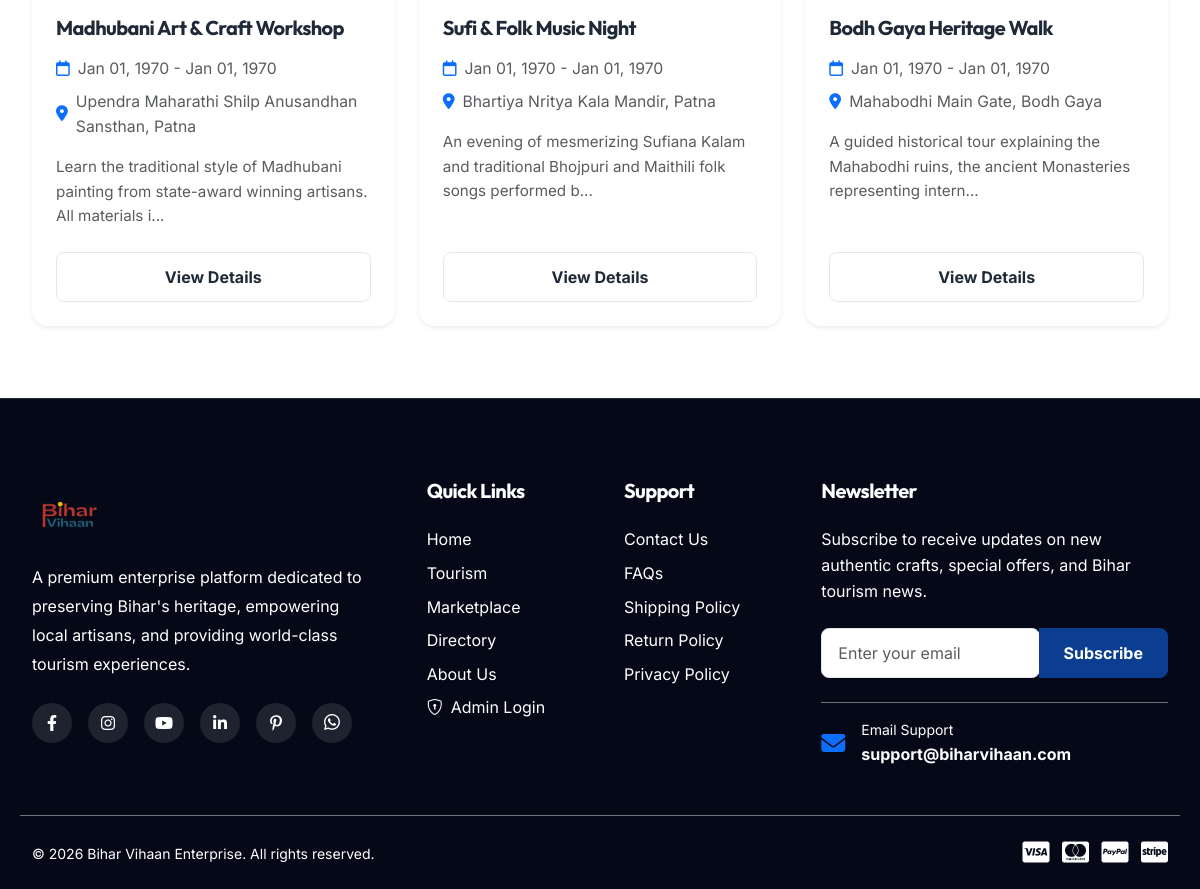
Before: /events (lower part) with the older database file.
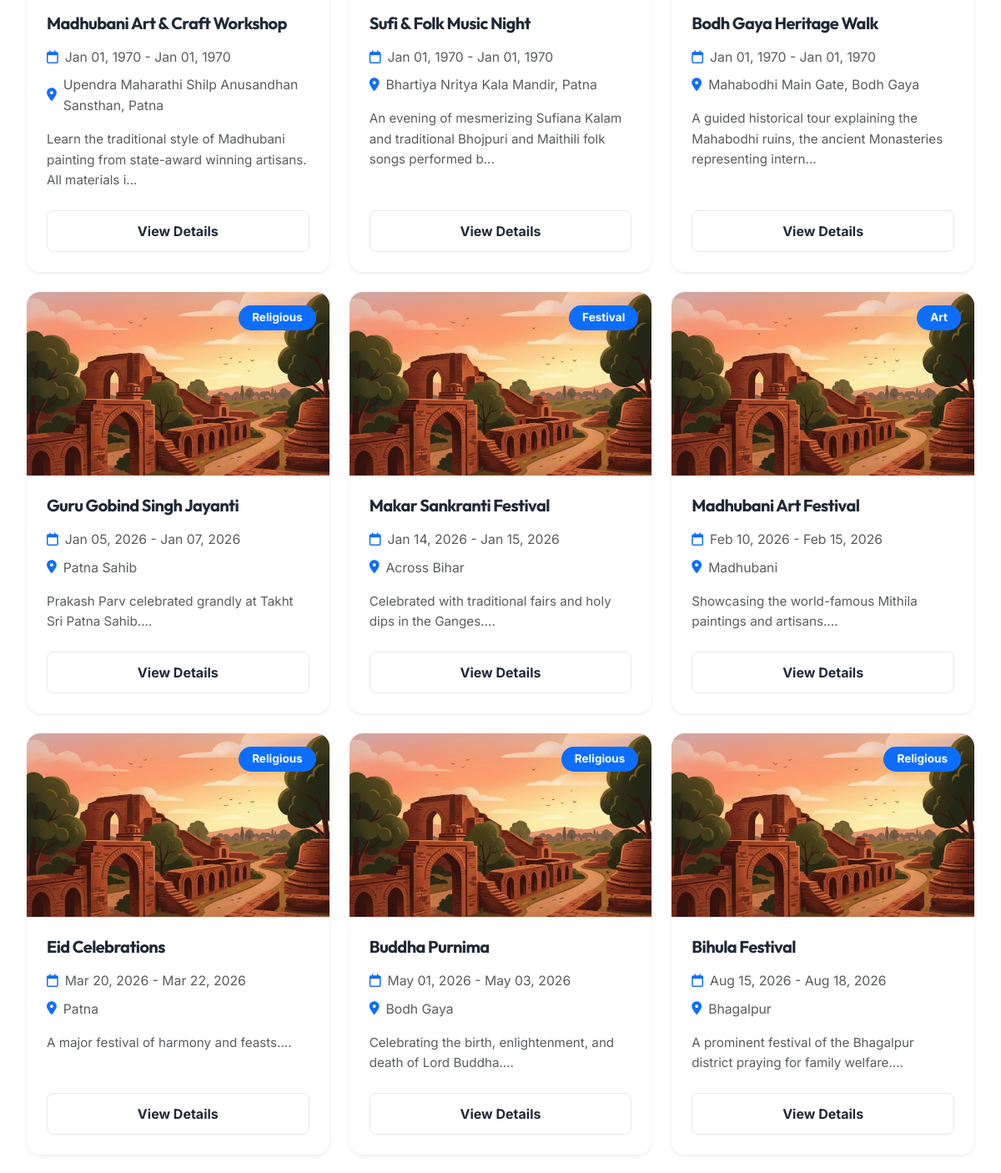
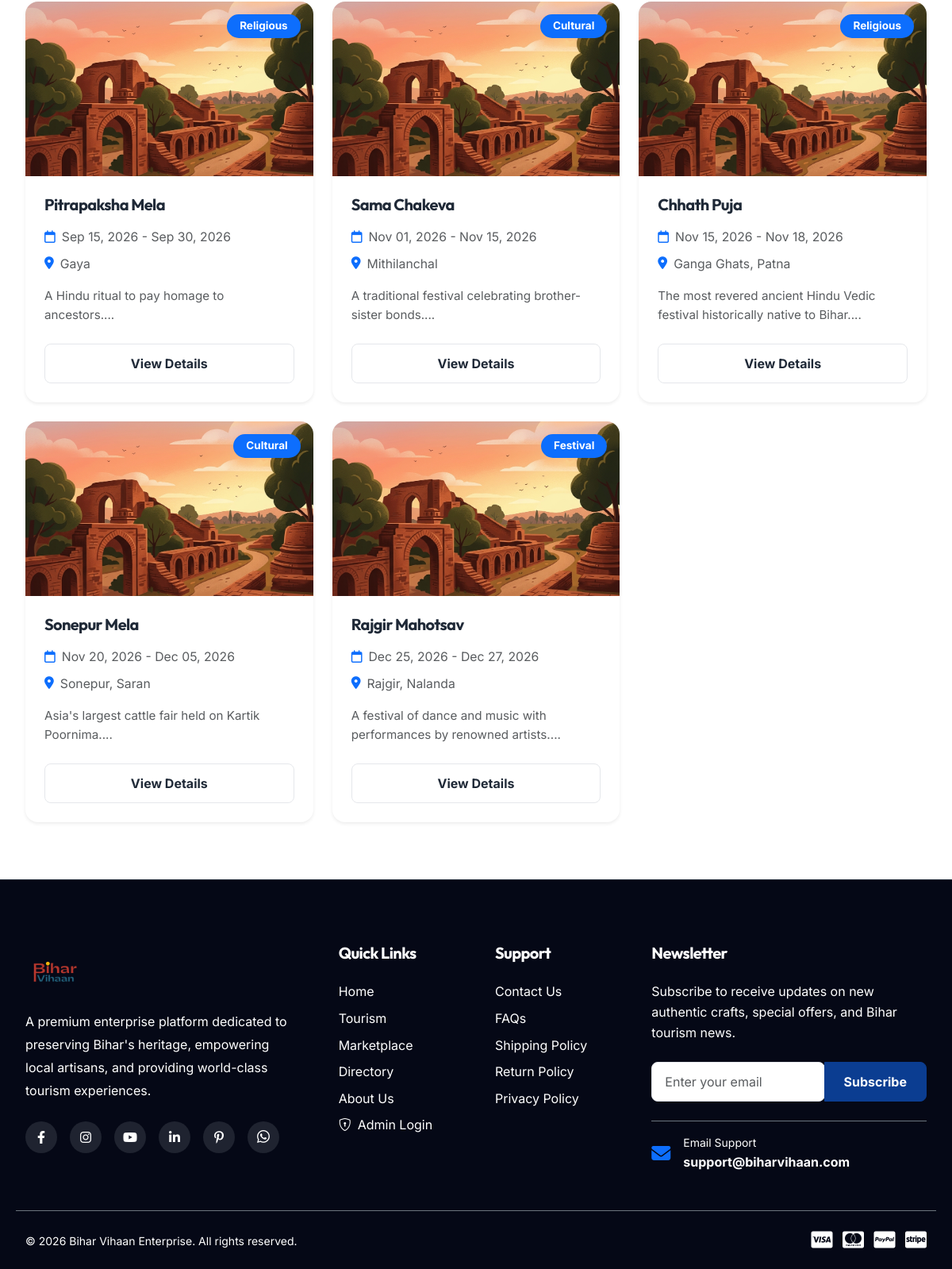
After: the same page with the newer database file (2 pictures, top to bottom).
### tables this page shows
CREATE TABLE `events` (
  `id` int(11) NOT NULL AUTO_INCREMENT,
  `title` varchar(150) NOT NULL,
  `slug` varchar(255) DEFAULT NULL,
  `description` text DEFAULT NULL,
  `date` date DEFAULT NULL,
  `time` time DEFAULT NULL,
  `location` varchar(150) DEFAULT NULL,
  `start_date` date DEFAULT NULL,
  `end_date` date DEFAULT NULL,
  `image` varchar(255) DEFAULT NULL,
  `category` varchar(100) DEFAULT NULL,
  `price` decimal(10,2) DEFAULT 0.00,
  `max_tickets` int(11) DEFAULT NULL,
  `available_tickets` int(11) DEFAULT NULL,
  `organizer_id` int(11) DEFAULT NULL,
  `image_url` varchar(255) DEFAULT NULL,
  `status` varchar(20) DEFAULT 'active',
  PRIMARY KEY (`id`),
  KEY `organizer_id` (`organizer_id`),
  CONSTRAINT `events_ibfk_1` FOREIGN KEY (`organizer_id`) REFERENCES `users` (`id`) ON DELETE CASCADE
);

### app/Views/events/index.php (the view, shortened to what the rows shown need)
<section class="py-5" style="background-color: var(--bg-main);">
    <div class="container py-4">
        <div class="row g-4">
            <?php if(empty($events)): ?>
                <div class="col-12 text-center py-5">
                    <i class="fa-regular fa-calendar-xmark display-1 text-muted mb-3 opacity-50"></i>
                    <h3 class="text-muted">No festivals found</h3>
                    <p>Try adjusting your search filters.</p>
                    <a href="<?= BASE_URL ?>/events" class="btn btn-outline mt-2">Clear Filters</a>
                </div>
            <?php else: ?>
                <?php foreach($events as $event): ?>
                    <div class="col-lg-4 col-md-6" data-aos="fade-up">
                        <div class="card h-100 rounded-4 shadow-sm border-0 event-card" style="background-color: var(--bg-card); overflow: hidden;">
                            <div class="position-relative">
                                <img src="<?= htmlspecialchars($event['image'] ?? BASE_URL.'/assets/images/fallback.jpg') ?>" class="card-img-top" alt="<?= htmlspecialchars($event['title']) ?>" style="height: 220px; object-fit: cover;">
                                <span class="badge bg-primary position-absolute top-0 end-0 m-3 px-3 py-2 rounded-pill"><?= htmlspecialchars($event['category']) ?></span>
                            </div>
                            <div class="card-body p-4 d-flex flex-column">
                                <h4 class="h5 fw-bold font-outfit mb-3" style="color: var(--text-main);"><?= htmlspecialchars($event['title']) ?></h4>
                                <div class="d-flex align-items-center mb-2 text-muted small">
                                    <i class="fa-regular fa-calendar text-primary me-2"></i>
                                    <span><?= date('M d, Y', strtotime($event['start_date'])) ?> - <?= date('M d, Y', strtotime($event['end_date'])) ?></span>
                                </div>
                                <div class="d-flex align-items-center mb-3 text-muted small">
                                    <i class="fa-solid fa-location-dot text-primary me-2"></i>
                                    <span><?= htmlspecialchars($event['location']) ?></span>
                                </div>
                                <p class="card-text text-muted mb-4 flex-grow-1" style="font-size: 0.95rem;">
                                    <?= htmlspecialchars(substr($event['description'], 0, 100)) ?>...
                                </p>
                                <button type="button" class="btn btn-outline w-100 fw-bold" data-bs-toggle="modal" data-bs-target="#eventModal<?= $event['id'] ?>">View Details</button>
                            </div>
                        </div>
                    </div>
                <?php endforeach; ?>
            <?php endif; ?>
        </div>
    </div>
</section>

### app/Core/Router.php (shortened to what the rows shown need)
<?php
class Router {
    protected $routes = [];
    public function add($method, $route, $controller, $action = null) {
        $route = preg_replace('/\{([a-zA-Z0-9_]+)\}/', '(?P<$1>[^/]+)', $route);
        $route = '#^' . $route . '$#';
        $this->routes[] = [
            'method' => strtoupper($method),
            'route' => $route,
            'controller' => $controller,
            'action' => $action
        ];
    }
    public function dispatch($url, $requestMethod) {
        $url = parse_url($url, PHP_URL_PATH);
        $scriptName = str_replace('\\', '/', dirname($_SERVER['SCRIPT_NAME']));
        if ($scriptName !== '/') {
            $url = preg_replace('#^' . preg_quote($scriptName, '#') . '#', '', $url);
        }
        foreach ($this->routes as $routeInfo) {
            if ($routeInfo['method'] === $requestMethod && preg_match($routeInfo['route'], $url, $matches)) {
                $params = [];
                $controllerClass = "App\\Controllers\\" . $routeInfo['controller'];
                $action = $routeInfo['action'];
                if (class_exists($controllerClass)) {
                    $controller = new $controllerClass();
                    if (method_exists($controller, $action)) {
                        call_user_func_array([$controller, $action], [$params]);
                        return;
                    } else {
                        $this->abort("Action '$action' not found in controller '$controllerClass'", 500);
                        return;
                    }
                } else {
                    $this->abort("Controller class '$controllerClass' not found", 500);
                    return;
                }
            }
        }
    }
}

Changed rows visible on the page:
added events: category "Religious", title "Guru Gobind Singh Jayanti", start_date "Jan 05, 2026", end_date "Jan 07, 2026", location "Patna Sahib", description "Prakash Parv celebrated grandly at Takht Sri Patna Sahib."
added events: category "Festival", title "Makar Sankranti Festival", start_date "Jan 14, 2026", end_date "Jan 15, 2026", location "Across Bihar", description "Celebrated with traditional fairs and holy dips in the Ganges."
added events: category "Art", title "Madhubani Art Festival", start_date "Feb 10, 2026", end_date "Feb 15, 2026", location "Madhubani", description "Showcasing the world-famous Mithila paintings and artisans."
added events: category "Religious", title "Eid Celebrations", start_date "Mar 20, 2026", end_date "Mar 22, 2026", location "Patna", description "A major festival of harmony and feasts."
added events: category "Religious", title "Buddha Purnima", start_date "May 01, 2026", end_date "May 03, 2026", location "Bodh Gaya", description "Celebrating the birth, enlightenment, and death of Lord Buddha."
added events: category "Religious", title "Bihula Festival", start_date "Aug 15, 2026", end_date "Aug 18, 2026", location "Bhagalpur", description "A prominent festival of the Bhagalpur district praying for family welfare."
added events: category "Religious", title "Pitrapaksha Mela", start_date "Sep 15, 2026", end_date "Sep 30, 2026", location "Gaya", description "A Hindu ritual to pay homage to ancestors."
added events: category "Cultural", title "Sama Chakeva", start_date "Nov 01, 2026", end_date "Nov 15, 2026", location "Mithilanchal", description "A traditional festival celebrating brother-sister bonds."
added events: category "Religious", title "Chhath Puja", start_date "Nov 15, 2026", end_date "Nov 18, 2026", location "Ganga Ghats, Patna", description "The most revered ancient Hindu Vedic festival historically native to Bihar."
added events: category "Cultural", title "Sonepur Mela", start_date "Nov 20, 2026", end_date "Dec 05, 2026", location "Sonepur, Saran", description "Asia's largest cattle fair held on Kartik Poornima."
added events: category "Festival", title "Rajgir Mahotsav", start_date "Dec 25, 2026", end_date "Dec 27, 2026", location "Rajgir, Nalanda", description "A festival of dance and music with performances by renowned artists."
